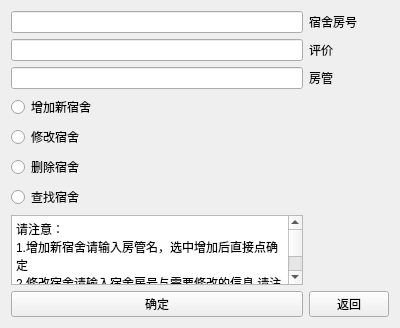
<?xml version="1.0" encoding="UTF-8"?>
<ui version="4.0">
 <class>dormmod</class>
 <widget class="QWidget" name="dormmod">
  <property name="geometry">
   <rect>
    <x>0</x>
    <y>0</y>
    <width>400</width>
    <height>300</height>
   </rect>
  </property>
  <property name="windowTitle">
   <string>Form</string>
  </property>
  <layout class="QGridLayout" name="gridLayout">
   <item row="0" column="0">
    <widget class="QLineEdit" name="id"/>
   </item>
   <item row="9" column="0">
    <widget class="QRadioButton" name="find">
     <property name="text">
      <string>查找宿舍</string>
     </property>
    </widget>
   </item>
   <item row="2" column="0">
    <widget class="QLineEdit" name="manager"/>
   </item>
   <item row="1" column="1">
    <widget class="QLabel" name="label_2">
     <property name="text">
      <string>评价</string>
     </property>
    </widget>
   </item>
   <item row="0" column="1">
    <widget class="QLabel" name="label">
     <property name="text">
      <string>宿舍房号</string>
     </property>
    </widget>
   </item>
   <item row="15" column="1">
    <widget class="QPushButton" name="pushButton_2">
     <property name="text">
      <string>返回</string>
     </property>
    </widget>
   </item>
   <item row="2" column="1">
    <widget class="QLabel" name="label_3">
     <property name="text">
      <string>房管</string>
     </property>
    </widget>
   </item>
   <item row="5" column="0">
    <widget class="QRadioButton" name="add">
     <property name="text">
      <string>增加新宿舍</string>
     </property>
    </widget>
   </item>
   <item row="8" column="0">
    <widget class="QRadioButton" name="del">
     <property name="text">
      <string>删除宿舍</string>
     </property>
    </widget>
   </item>
   <item row="7" column="0">
    <widget class="QRadioButton" name="mod">
     <property name="text">
      <string>修改宿舍</string>
     </property>
    </widget>
   </item>
   <item row="1" column="0">
    <widget class="QLineEdit" name="remark"/>
   </item>
   <item row="15" column="0">
    <widget class="QPushButton" name="pushButton">
     <property name="text">
      <string>确定</string>
     </property>
    </widget>
   </item>
   <item row="10" column="0">
    <widget class="QPlainTextEdit" name="plainTextEdit">
     <property name="plainText">
      <string>请注意：
1.增加新宿舍请输入房管名，选中增加后直接点确定
2.修改宿舍请输入宿舍房号与需要修改的信息,请注意，可以只输入需要修改的信息，一次可输入多条
3.删除宿舍请输入宿舍房号
4.查找宿舍请输入宿舍房号</string>
     </property>
    </widget>
   </item>
  </layout>
 </widget>
 <resources/>
 <connections/>
</ui>
